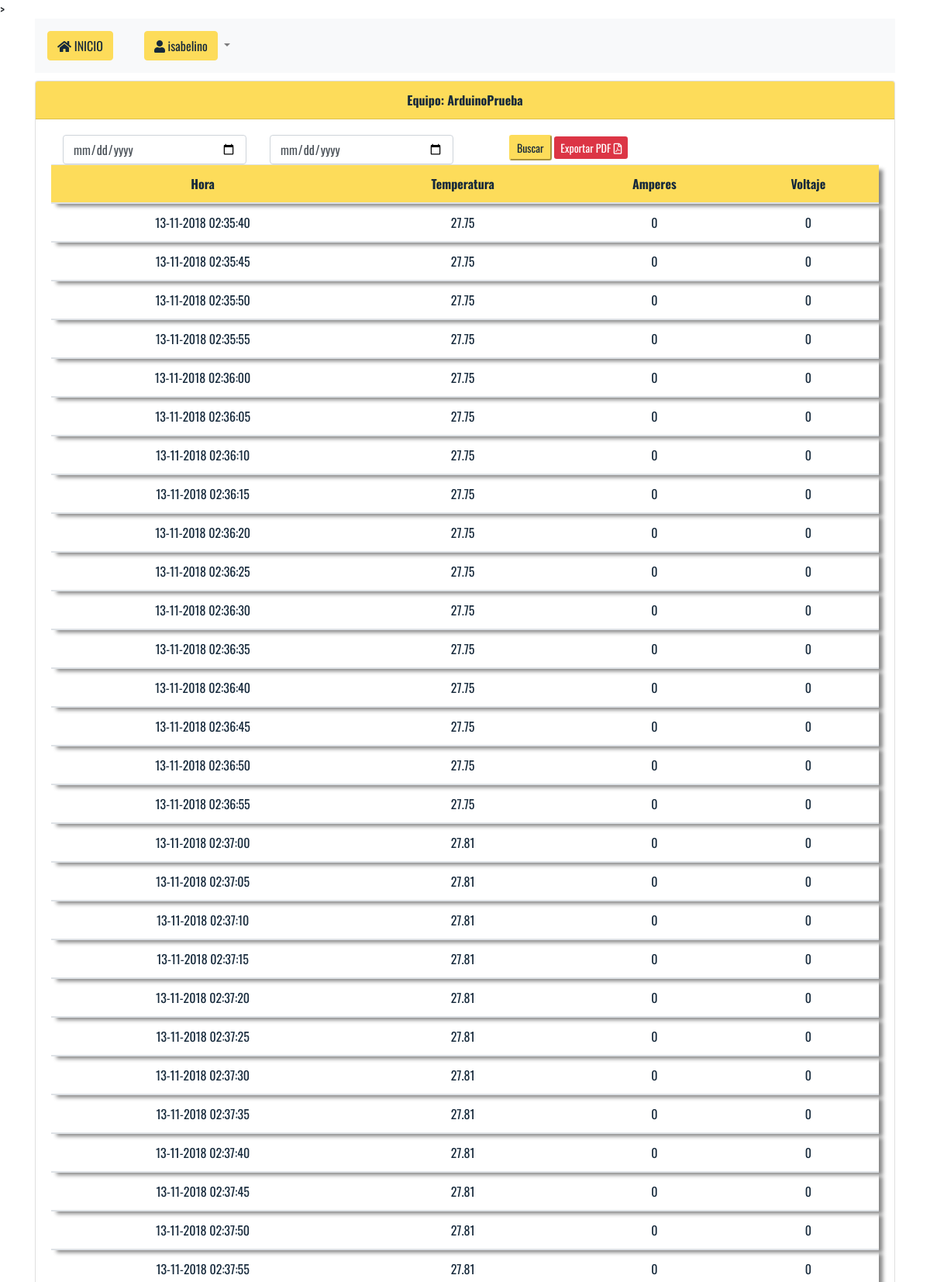
Screenshot of /vista-v1.0/temperaturas.php?idequipo=1000 (signed in, upper part) with the database file from the repository.
### tables this page shows
CREATE TABLE `equipo` (
  `idequipo` int(10) NOT NULL,
  `user` varchar(10) NOT NULL,
  `nombrequipo` varchar(30) NOT NULL,
  `temperatura` double NOT NULL,
  `amperes` double NOT NULL,
  `voltaje` double NOT NULL,
  `hora` timestamp NOT NULL DEFAULT CURRENT_TIMESTAMP
);

CREATE TABLE `registros` (
  `idregistro` int(11) NOT NULL,
  `equipo` int(11) NOT NULL,
  `temp` double NOT NULL,
  `amp` double NOT NULL,
  `volt` double NOT NULL,
  `hr` timestamp NOT NULL DEFAULT CURRENT_TIMESTAMP
);

### vista-v1.0/temperaturas.php (the view, shortened to what this page needs)
<?php
$usuario = $_SESSION['usuario'];
$equipo = intval($_GET['idequipo']);
include('../controladores/conexion.php');
function convFecha($fecha){
	$date = date('d-m-Y H:i:s', strtotime(str_replace('-', '/', $fecha)));
	echo $date;
}
?>
<!DOCTYPE html>
<html lang="es">
<head>
	<link rel="stylesheet" href="https://stackpath.bootstrapcdn.com/bootstrap/4.1.3/css/bootstrap.min.css">
	<link rel="stylesheet" href="https://use.fontawesome.com/releases/v5.4.2/css/all.css">
	<link rel="stylesheet" type="text/css" href="../src/css/estilos.css">
	<link rel="stylesheet" type="text/css" href="../src/css/scrollbar.css">>
</head>
<body>
	<div class="container">
		<nav class="navbar navbar-expand-lg navbar-light bg-light" style="margin-bottom: 10px;">
			<a class="navbar-brand" href="./contenido2.php">
				<button class="btn btn-amarillo">
					<i class="fas fa-home"></i>
					INICIO
				</button>
			</a>
		  	<div class="collapse navbar-collapse" id="navbarSupportedContent">
		    	<ul class="navbar-nav mr-auto">
		      		<li class="nav-item active">
		        		<a class="nav-link" href="#"><span class="sr-only">(current)</span></a>
		      		</li>
			      	<li class="nav-item dropdown">
				        <a class="nav-link dropdown-toggle" href="#" id="navbarDropdown" role="button" data-toggle="dropdown" aria-haspopup="true" aria-expanded="false">
				         	<button class="btn btn-amarillo">
				         		<i class="fas fa-user"></i>
				         		<?php echo "". $usuario; ?>
				         	</button>
				        </a>
			      	</li>
			    </ul>
			</div>
		</nav>
	</div>
	<div class="container">
		<div class="card text-center">
			<div class="card-header">
		    	<?php
					$sql_nombre = "SELECT nombrequipo FROM equipo WHERE idequipo = '" . $equipo . "'";
					$result = $conn->query($sql_nombre);
					$row = $result->fetch_assoc();
					echo "Equipo: " . $row['nombrequipo'];
		    	 ?>
		  	</div>
		  	<div class="card-body">
		  		<div class="container left" style="text-align: center;">
		  			<div class="row row-sm-offset">
		  				<div class="col-md-3 multi-horizontal">
		  					<input class="form-control" placeholder="Desde" type="date" id="bd-desde">
		  				</div>
		  				<div class="col-md-3 multi-horizontal">
		  					<input class="form-control" type="date" id="bd-desde">
		  				</div>
		  				<div class="col-md-3 multi-horizontal">
		  					<button id="rango_fecha" class="btn-sm btn-amarillo">Buscar</button>
		  					<a onClick="javascript:reportePDF();" class="btn-sm btn-danger" style="color: white;">
		  						Exportar PDF
		  						<i class="far fa-file-pdf"></i>
		  					</a>
		  				</div>
		  			</div>
		  		</div>
		    	<table class="table">
		    		<thead>
		    			<tr>
		    				<th scope="col">Hora</th>
		    				<th scope="col">Temperatura</th>
		    				<th scope="col">Amperes</th>
		    				<th scope="col">Voltaje</th>
		    			</tr>
		    		</thead>
		    		<?php
					$sql = "SELECT temp, amp, volt, hr FROM registros WHERE equipo = '" . $equipo ."'";
		    		$result = $conn->query($sql);
		    		if(!$result){
		    			trigger_error("Error de Consulta: ". $conn->error);
		    		} else {
		    			foreach ($result as $row) {
		    		 ?>
		    		<tbody id="actualizar">
		    			<tr>
		    				<td><?php echo convFecha($row['hr']); ?></td>
		    				<td><?php echo $row['temp']; ?></td>
		    				<td><?php echo $row['amp']; ?></td>
		    				<td><?php echo $row['volt']; ?></td>
		    			</tr>
		    		</tbody>
		    		<?php
		    			}
		    		}
		    		 ?>
		    	</table>
		  	</div>
		</div>
	</div>
</body>
</html>

### src/css/estilos.css (style rules this page uses)
body { font-family: 'Oswald', sans-serif; }
tbody { text-align: center; color: #16293b; margin-top: 2px; -webkit-box-shadow: 6px 5px 5px -1px rgba(0,0,0,0.48); -moz-box-shadow: 6px 5px 5px -1px rgba(0,0,0,0.48); box-shadow: 6px 5px 5px -1px rgba(0,0,0,0.48); }
thead { text-align: center; color: #16293b; background-color: #fddc5a; -webkit-box-shadow: 6px 5px 5px -1px rgba(0,0,0,0.48); -moz-box-shadow: 6px 5px 5px -1px rgba(0,0,0,0.48); box-shadow: 6px 5px 5px -1px rgba(0,0,0,0.48); }
.btn-amarillo { color: #16293b; background-color: #fddc5a; border-color: rgb(253, 220, 90); }
.card-header { color: #16293b; font-weight: bold; background-color: #fddc5a; }
.multi-horizontal { flex-grow: 1; -webkit-flex-grow: 1; }

### rows the page displays
equipo: nombrequipo "ArduinoPrueba"
registros: hr "13-11-2018 02:35:40", temp "27.75", amp "0", volt "0"
registros: hr "13-11-2018 02:35:45", temp "27.75", amp "0", volt "0"
registros: hr "13-11-2018 02:35:50", temp "27.75", amp "0", volt "0"
registros: hr "13-11-2018 02:35:55", temp "27.75", amp "0", volt "0"
registros: hr "13-11-2018 02:36:00", temp "27.75", amp "0", volt "0"
registros: hr "13-11-2018 02:36:05", temp "27.75", amp "0", volt "0"
registros: hr "13-11-2018 02:36:10", temp "27.75", amp "0", volt "0"
registros: hr "13-11-2018 02:36:15", temp "27.75", amp "0", volt "0"
registros: hr "13-11-2018 02:36:20", temp "27.75", amp "0", volt "0"
registros: hr "13-11-2018 02:36:25", temp "27.75", amp "0", volt "0"
registros: hr "13-11-2018 02:36:30", temp "27.75", amp "0", volt "0"
registros: hr "13-11-2018 02:36:35", temp "27.75", amp "0", volt "0"
registros: hr "13-11-2018 02:36:40", temp "27.75", amp "0", volt "0"
registros: hr "13-11-2018 02:36:45", temp "27.75", amp "0", volt "0"
registros: hr "13-11-2018 02:36:50", temp "27.75", amp "0", volt "0"
registros: hr "13-11-2018 02:36:55", temp "27.75", amp "0", volt "0"
registros: hr "13-11-2018 02:37:00", temp "27.81", amp "0", volt "0"
registros: hr "13-11-2018 02:37:05", temp "27.81", amp "0", volt "0"
registros: hr "13-11-2018 02:37:10", temp "27.81", amp "0", volt "0"
registros: hr "13-11-2018 02:37:15", temp "27.81", amp "0", volt "0"
registros: hr "13-11-2018 02:37:20", temp "27.81", amp "0", volt "0"
registros: hr "13-11-2018 02:37:25", temp "27.81", amp "0", volt "0"
registros: hr "13-11-2018 02:37:30", temp "27.81", amp "0", volt "0"
registros: hr "13-11-2018 02:37:35", temp "27.81", amp "0", volt "0"
registros: hr "13-11-2018 02:37:40", temp "27.81", amp "0", volt "0"
registros: hr "13-11-2018 02:37:45", temp "27.81", amp "0", volt "0"
registros: hr "13-11-2018 02:37:50", temp "27.81", amp "0", volt "0"
registros: hr "13-11-2018 02:37:55", temp "27.81", amp "0", volt "0"

### other values shown
$usuario "isabelino"
